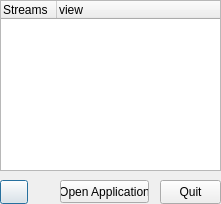
<?xml version="1.0" encoding="UTF-8"?>
<ui version="4.0">
 <class>SystemTrayDialog</class>
 <widget class="QDialog" name="SystemTrayDialog">
  <property name="windowModality">
   <enum>Qt::NonModal</enum>
  </property>
  <property name="geometry">
   <rect>
    <x>0</x>
    <y>0</y>
    <width>221</width>
    <height>204</height>
   </rect>
  </property>
  <property name="windowTitle">
   <string>Dialog</string>
  </property>
  <widget class="QTreeWidget" name="treeWidget">
   <property name="geometry">
    <rect>
     <x>0</x>
     <y>0</y>
     <width>221</width>
     <height>171</height>
    </rect>
   </property>
   <property name="indentation">
    <number>0</number>
   </property>
   <property name="columnCount">
    <number>2</number>
   </property>
   <attribute name="headerCascadingSectionResizes">
    <bool>false</bool>
   </attribute>
   <attribute name="headerDefaultSectionSize">
    <number>56</number>
   </attribute>
   <attribute name="headerHighlightSections">
    <bool>false</bool>
   </attribute>
   <attribute name="headerMinimumSectionSize">
    <number>20</number>
   </attribute>
   <attribute name="headerShowSortIndicator" stdset="0">
    <bool>false</bool>
   </attribute>
   <column>
    <property name="text">
     <string>Streams</string>
    </property>
    <property name="textAlignment">
     <set>AlignLeading|AlignTop</set>
    </property>
   </column>
   <column>
    <property name="text">
     <string>view</string>
    </property>
   </column>
  </widget>
  <widget class="QPushButton" name="RefreshBtn">
   <property name="geometry">
    <rect>
     <x>0</x>
     <y>180</y>
     <width>28</width>
     <height>24</height>
    </rect>
   </property>
   <property name="text">
    <string/>
   </property>
   <property name="icon">
    <iconset resource="images/resources.qrc">
     <normaloff>:/refresh.png</normaloff>:/refresh.png</iconset>
   </property>
  </widget>
  <widget class="QPushButton" name="AddBtn">
   <property name="geometry">
    <rect>
     <x>60</x>
     <y>180</y>
     <width>89</width>
     <height>23</height>
    </rect>
   </property>
   <property name="text">
    <string>Open Application</string>
   </property>
  </widget>
  <widget class="QPushButton" name="ExitBtn">
   <property name="geometry">
    <rect>
     <x>160</x>
     <y>180</y>
     <width>61</width>
     <height>24</height>
    </rect>
   </property>
   <property name="text">
    <string>Quit</string>
   </property>
   <property name="icon">
    <iconset resource="images/resources.qrc">
     <normaloff>:/remove.png</normaloff>:/remove.png</iconset>
   </property>
  </widget>
 </widget>
 <resources>
  <include location="images/resources.qrc"/>
 </resources>
 <connections/>
</ui>
